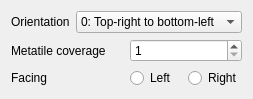
<?xml version="1.0" encoding="UTF-8"?>
<ui version="4.0">
 <class>SpawnParameterMissileLauncherWidget</class>
 <widget class="QWidget" name="SpawnParameterMissileLauncherWidget">
  <property name="geometry">
   <rect>
    <x>0</x>
    <y>0</y>
    <width>242</width>
    <height>90</height>
   </rect>
  </property>
  <property name="windowTitle">
   <string>Form</string>
  </property>
  <layout class="QGridLayout" name="gridLayout">
   <item row="0" column="0">
    <layout class="QHBoxLayout" name="horizontalLayout">
     <item>
      <widget class="QLabel" name="label">
       <property name="text">
        <string>Orientation</string>
       </property>
      </widget>
     </item>
     <item>
      <widget class="QComboBox" name="orientationComboBox">
       <item>
        <property name="text">
         <string>0: Top-right to bottom-left</string>
        </property>
       </item>
       <item>
        <property name="text">
         <string>1: Vertical</string>
        </property>
       </item>
       <item>
        <property name="text">
         <string>2: Top-left to bottom-right</string>
        </property>
       </item>
       <item>
        <property name="text">
         <string>3: Top-right to bottom-left</string>
        </property>
       </item>
      </widget>
     </item>
    </layout>
   </item>
   <item row="1" column="0">
    <layout class="QHBoxLayout" name="horizontalLayout_2">
     <item>
      <widget class="QLabel" name="label_2">
       <property name="text">
        <string>Metatile coverage</string>
       </property>
      </widget>
     </item>
     <item>
      <widget class="QSpinBox" name="metatileCoverageSpinBox">
       <property name="minimum">
        <number>1</number>
       </property>
       <property name="maximum">
        <number>15</number>
       </property>
      </widget>
     </item>
    </layout>
   </item>
   <item row="2" column="0">
    <layout class="QHBoxLayout" name="horizontalLayout_4">
     <item>
      <widget class="QLabel" name="label_3">
       <property name="text">
        <string>Facing</string>
       </property>
      </widget>
     </item>
     <item>
      <layout class="QHBoxLayout" name="horizontalLayout_3">
       <item>
        <widget class="QRadioButton" name="facingLeftButton">
         <property name="text">
          <string>Left</string>
         </property>
        </widget>
       </item>
       <item>
        <widget class="QRadioButton" name="facingRightButton">
         <property name="text">
          <string>Right</string>
         </property>
        </widget>
       </item>
      </layout>
     </item>
    </layout>
   </item>
  </layout>
 </widget>
 <resources/>
 <connections/>
</ui>
